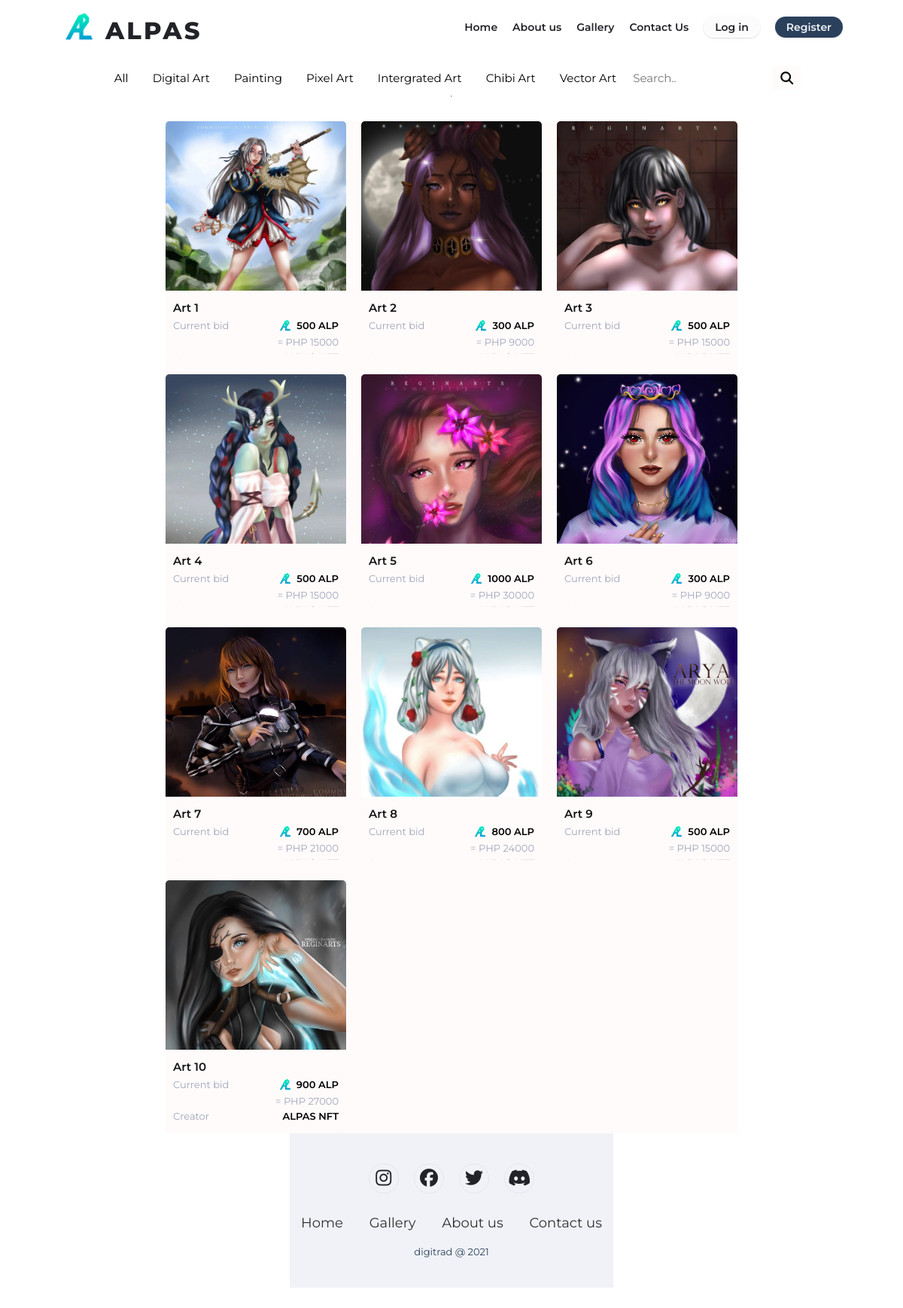
Screenshot of /market_page.php with the database file from the repository.
### tables this page shows
CREATE TABLE `product` (
  `product_id` int(11) NOT NULL,
  `name` varchar(255) NOT NULL,
  `price` int(30) NOT NULL,
  `description` varchar(255) NOT NULL,
  `creator` varchar(255) NOT NULL,
  `bidding_start_time` datetime(6) NOT NULL,
  `bidding_end_time` datetime(6) NOT NULL,
  `image` varchar(500) NOT NULL,
  `category` varchar(255) NOT NULL
);

### phpFunctions/marketPage.php (the view)
<?php
    include('dbConnect.php');
    $sql = "SELECT * FROM `product`";
    $products = $conn->query($sql) or die ($conn->error);
    $row = $products->fetch_assoc();
    $php = 30;
    do{
        echo'
        <div class="grid-item">
            <div>
            <img class="thumbnail" src="'.$row['image'].'" alt="sample image">
                <div class="artwork-description">
                    <h6>'.$row['name'].'</h6>
                    <div class="line">
                        <p>Current bid</p>
                        <div class="bid-price">
                            <img class="token" src="images/logo.png" height="20" width="20">
                            <h5>'.$row['price'].' ALP </h5>
                        </div>
                    </div>
                    <div class="line w-price">
                        <p class="price">= PHP '.$row['price'] * $php.'</p>
                    </div>
                    <div class="line creator">
                        <p class="p-content"> Creator </p>
                        <h5>'.$row['creator'].'</h5>
                    </div>
                </div>
            </div>
        </div>
        ';
    } while ($row = $products->fetch_assoc());
?>

### market_page.php (shortened to what this page needs)
<!DOCTYPE html>
<html lang="en">
<head>
  <link rel="stylesheet" href="https://cdnjs.cloudflare.com/ajax/libs/font-awesome/4.7.0/css/font-awesome.min.css">
  <link rel="stylesheet" href="assets/css/market.css" type="text/css">
  <link rel="stylesheet" href="assets/css/navMarket.css">
</head>
<body>
  <div class="header">
    <nav class="nav-bar">
      <div class="content">
        <div class="logo"><a href="#"><img src="images/logo.png" alt=""><p>ALPAS</p></a></div>
        <ul class="menu-list">
          <li class="links"><a class="btn-link1" href="index.php#cover-section">Home</a></li>
          <li class="links"><a class="btn-link2" href="index.php#about-section">About us</a></li>
          <li class="links"><a class="btn-links" href="market_page.php">Gallery</a></li>
          <li class="links"><a class="btn-link3" href="index.php#contact-us">Contact Us</a></li>
          <?php
          if(!ISSET($_SESSION['id'])){
            echo"
              <li><a id='log-in-btn' href='log_in.php'>Log in</a></li>
              <li><a id='reg-btn' href='register.php'>Register</a></li>
            ";
          }
          ?>
        </ul>
      </div>
    </nav>
  </div>
  <div class="wrap">
    <div class="topnav">
      <a href="#all"> All </a>
      <a href="#digital"> Digital Art </a>
      <a href="#digital"> Painting </a>
      <a href="#digital"> Pixel Art </a>
      <a href="#digital"> Intergrated Art </a>
      <a href="#chibi"> Chibi Art </a>
      <a href="#vector"> Vector Art </a>
      <div class="search-container">
        <form action="/action_page.php">
          <input type="text" placeholder="Search.." name="search">
          <button type="submit"><i class="fa fa-search"></i></button>
        </form>
      </div>
    </div>
    <hr>
    <div class="grid-container">
      <?php
        include("phpFunctions/marketPage.php");
      ?>
      <br><br><br><br><br>
   </div>
  <section class="footer">
    <div class="social">
      <a href="http://"><i class="fab fa-instagram"></i></a>
      <a href="http://"><i class="fab fa-facebook"></i></a>
      <a href="http://"><i class="fab fa-twitter"></i></a>
      <a href="http://"><i class="fab fa-discord"></i></a>
    </div>
    <ul class="list">
      <li><a href="index.php#home">Home</a></li>
      <li><a href="market_page.php">Gallery</a></li>
      <li><a href="index.php#about-section">About us</a></li>
      <li><a href="index.php#contact-us">Contact us</a></li>
    </ul>
    <p class="copyright">
      digitrad @ 2021
    </p>
  </section>
</body>
</html>

### assets/css/market.css (style rules this page uses)
* { margin: 0; padding: 0; box-sizing: border-box; font-family: "Montserrat", sans-serif; scroll-behavior: smooth; }
.wrap { display: flex; flex-direction: column; position: relative; justify-content: center; align-items: center; top: 5em; margin-bottom: 15em; }
.grid-container { position: relative; width: fit-content; display: grid; justify-content: space-evenly; align-content: center; grid-template-columns: auto auto auto auto; grid-gap: 20px; background: #FFFBFB; margin-top: 2em; }
.line { display: flex; flex-direction: row; justify-content: space-between; align-items: center; margin: 4px 0; }
.bid-price { display: flex; flex-direction: row; justify-content: space-between; align-items: center; }
.bid-price h5 { font-weight: 500; }
.grid-item { background-color: #FFFBFB; border: none; font-size: 30px; text-align: left; height: auto; width: 240px; border-radius: 5px; overflow: hidden; }
.thumbnail { position: relative; z-index: 1; width: -webkit-fill-available; height: 225px; object-fit: cover; object-position: top; }
.artwork-description { margin: 5px 10px; margin-bottom: 15px; }
.token { margin: 0 5px; }
.p-content { background-color: #FFFBFB; font-size: 13px; color: #a1a6bb; }
.grid-item h6 { background-color: #FFFBFB; font-size: 15px; font-weight: 600; color: #141414; }
.grid-item h5 { font-size: 13px; text-align: right; font-weight:600; }
.grid-item img { align-items: right; }
.grid-item p { font-size: 13px; color: #a1a6bb; }
.w-price { justify-content: flex-end; }
.price { font-size: 10px; }
.topnav { margin-left: 100px; }
.topnav a { float: left; display: block; color: black; text-align: center; padding: 14px 16px; text-decoration: none; font-size: 15px; }
.topnav .search-container { float: right; }
.topnav input[type="text"] { padding: 6px; margin-top: 8px; font-size: 15px; border: none; overflow: hidden; }
.topnav .search-container button { float: right; padding: 6px 10px; margin-top: 8px; margin-right: 100px; background: #fffbfb; font-size: 17px; border: none; cursor: pointer; }
.footer { padding: 40px 0; background-color: var(--light-gray); }
.footer .social { text-align: center; padding-bottom: 25px; color: var(--dark-blue-alt); }
.footer .social a { font-size: 24px; color: inherit; border: 1px solid var(--light-gray-alt); width: 40px; height: 40px; line-height: 38px; display: inline-block; text-align: center; border-radius: 50%; margin: 0 8px; opacity: 0.75px; }
.footer ul { margin-top: 0; padding: 0; list-style: none; font-size: 18px; line-height: 1.6; margin-bottom: 0; text-align: center; }
.footer ul li a { color: inherit; text-decoration: none; opacity: 0.8; }
.footer ul li { display: inline-block; padding: 0 15px; }
.footer .copyright { margin-top: 15px; text-align: center; font-size: 13px; color: var(--dark-blue); }
@media screen and (max-width: 1300px) { .grid-container { grid-template-columns: auto auto auto; grid-row-gap: 2%; } }
@media screen and (max-width: 1300px) { .wrap { justify-content: center; width: 100%; } }

### rows the page displays
product: image (picture), name "Art 1", price "500", $row['price']*$php "15000"
product: image (picture), name "Art 2", price "300", $row['price']*$php "9000"
product: image (picture), name "Art 3", price "500", $row['price']*$php "15000"
product: image (picture), name "Art 4", price "500", $row['price']*$php "15000"
product: image (picture), name "Art 5", price "1000", $row['price']*$php "30000"
product: image (picture), name "Art 6", price "300", $row['price']*$php "9000"
product: image (picture), name "Art 7", price "700", $row['price']*$php "21000"
product: image (picture), name "Art 8", price "800", $row['price']*$php "24000"
product: image (picture), name "Art 9", price "500", $row['price']*$php "15000"
product: image (picture), name "Art 10", price "900", $row['price']*$php "27000", creator "ALPAS NFT"
